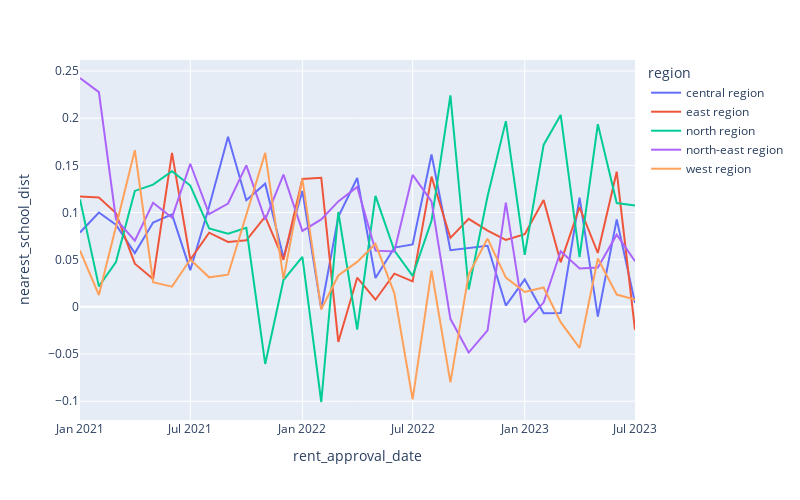

Notebook cell for this chart:
### Code cell
train_df_cleaned_final.groupby(['rent_approval_date', 'region'])[['psqm', 'nearest_school_dist']].corr().iloc[0::2,-1].reset_index().plot.line(x='rent_approval_date', y='nearest_school_dist', color='region', width=800, height=500)

### Figure 1 — Plotly figure (JSON) as saved in the notebook; plotly's stock layout.template omitted (floating-point values rounded to 4 significant figures)
{"data": [{"hovertemplate": "region=central region<br>rent_approval_date=%{x}<br>nearest_school_dist=%{y}<extra></extra>", "legendgroup": "central region", "line": {"color": "#636efa", "dash": "solid"}, "marker": {"symbol": "circle"}, "mode": "lines", "name": "central region", "orientation": "v", "showlegend": true, "type": "scatter", "x": ["2021-01", "2021-02", "2021-03", "2021-04", "2021-05", "2021-06", "2021-07", "2021-08", "2021-09", "2021-10", "2021-11", "2021-12", "2022-01", "2022-02", "2022-03", "2022-04", "2022-05", "2022-06", "2022-07", "2022-08", "2022-09", "2022-10", "2022-11", "2022-12", "2023-01", "2023-02", "2023-03", "2023-04", "2023-05", "2023-06", "2023-07"], "xaxis": "x", "y": [0.07881, 0.1001, 0.08707, 0.05696, 0.08933, 0.09797, 0.03889, 0.1064, 0.1803, 0.113, 0.1306, 0.05223, 0.1229, -0.002316, 0.09547, 0.1366, 0.03051, 0.06281, 0.06612, 0.1615, 0.06009, 0.06208, 0.06482, 0.001377, 0.02906, -0.006681, -0.006558, 0.1158, -0.0103, 0.0926, 0.004212], "yaxis": "y"}, {"hovertemplate": "region=east region<br>rent_approval_date=%{x}<br>nearest_school_dist=%{y}<extra></extra>", "legendgroup": "east region", "line": {"color": "#EF553B", "dash": "solid"}, "marker": {"symbol": "circle"}, "mode": "lines", "name": "east region", "orientation": "v", "showlegend": true, "type": "scatter", "x": ["2021-01", "2021-02", "2021-03", "2021-04", "2021-05", "2021-06", "2021-07", "2021-08", "2021-09", "2021-10", "2021-11", "2021-12", "2022-01", "2022-02", "2022-03", "2022-04", "2022-05", "2022-06", "2022-07", "2022-08", "2022-09", "2022-10", "2022-11", "2022-12", "2023-01", "2023-02", "2023-03", "2023-04", "2023-05", "2023-06", "2023-07"], "xaxis": "x", "y": [0.1169, 0.116, 0.09938, 0.04578, 0.02956, 0.1632, 0.04991, 0.07862, 0.06888, 0.07055, 0.09556, 0.04987, 0.1355, 0.1369, -0.03716, 0.0309, 0.007546, 0.03522, 0.02697, 0.138, 0.07306, 0.09337, 0.08085, 0.07098, 0.07702, 0.1133, 0.04721, 0.1056, 0.05709, 0.1433, -0.02435], "yaxis": "y"}, {"hovertemplate": "region=north region<br>rent_approval_date=%{x}<br>nearest_school_dist=%{y}<extra></extra>", "legendgroup": "north region", "line": {"color": "#00cc96", "dash": "solid"}, "marker": {"symbol": "circle"}, "mode": "lines", "name": "north region", "orientation": "v", "showlegend": true, "type": "scatter", "x": ["2021-01", "2021-02", "2021-03", "2021-04", "2021-05", "2021-06", "2021-07", "2021-08", "2021-09", "2021-10", "2021-11", "2021-12", "2022-01", "2022-02", "2022-03", "2022-04", "2022-05", "2022-06", "2022-07", "2022-08", "2022-09", "2022-10", "2022-11", "2022-12", "2023-01", "2023-02", "2023-03", "2023-04", "2023-05", "2023-06", "2023-07"], "xaxis": "x", "y": [0.114, 0.02175, 0.04753, 0.1229, 0.1295, 0.1438, 0.1286, 0.08316, 0.0776, 0.08386, -0.0605, 0.02846, 0.05301, -0.1009, 0.1006, -0.02399, 0.1177, 0.05964, 0.03285, 0.09124, 0.2241, 0.01843, 0.1172, 0.1969, 0.05508, 0.1717, 0.2034, 0.05284, 0.1937, 0.11, 0.1076], "yaxis": "y"}, {"hovertemplate": "region=north-east region<br>rent_approval_date=%{x}<br>nearest_school_dist=%{y}<extra></extra>", "legendgroup": "north-east region", "line": {"color": "#ab63fa", "dash": "solid"}, "marker": {"symbol": "circle"}, "mode": "lines", "name": "north-east region", "orientation": "v", "showlegend": true, "type": "scatter", "x": ["2021-01", "2021-02", "2021-03", "2021-04", "2021-05", "2021-06", "2021-07", "2021-08", "2021-09", "2021-10", "2021-11", "2021-12", "2022-01", "2022-02", "2022-03", "2022-04", "2022-05", "2022-06", "2022-07", "2022-08", "2022-09", "2022-10", "2022-11", "2022-12", "2023-01", "2023-02", "2023-03", "2023-04", "2023-05", "2023-06", "2023-07"], "xaxis": "x", "y": [0.2426, 0.2276, 0.0929, 0.07017, 0.1104, 0.09454, 0.1517, 0.09827, 0.1095, 0.1499, 0.09241, 0.1403, 0.08055, 0.09276, 0.1118, 0.127, 0.05959, 0.05873, 0.1399, 0.1118, -0.01266, -0.04845, -0.02485, 0.1106, -0.01654, 0.004538, 0.059, 0.04064, 0.04175, 0.07645, 0.04838], "yaxis": "y"}, {"hovertemplate": "region=west region<br>rent_approval_date=%{x}<br>nearest_school_dist=%{y}<extra></extra>", "legendgroup": "west region", "line": {"color": "#FFA15A", "dash": "solid"}, "marker": {"symbol": "circle"}, "mode": "lines", "name": "west region", "orientation": "v", "showlegend": true, "type": "scatter", "x": ["2021-01", "2021-02", "2021-03", "2021-04", "2021-05", "2021-06", "2021-07", "2021-08", "2021-09", "2021-10", "2021-11", "2021-12", "2022-01", "2022-02", "2022-03", "2022-04", "2022-05", "2022-06", "2022-07", "2022-08", "2022-09", "2022-10", "2022-11", "2022-12", "2023-01", "2023-02", "2023-03", "2023-04", "2023-05", "2023-06", "2023-07"], "xaxis": "x", "y": [0.05965, 0.01256, 0.08502, 0.1661, 0.02608, 0.02139, 0.05016, 0.03129, 0.03409, 0.09881, 0.1632, 0.02964, 0.1357, -0.002701, 0.03321, 0.04766, 0.06677, 0.01428, -0.09798, 0.03851, -0.07999, 0.03426, 0.07238, 0.03094, 0.01572, 0.02053, -0.01626, -0.04349, 0.05123, 0.01307, 0.007777], "yaxis": "y"}], "layout": {"height": 500, "legend": {"title": {"text": "region"}, "tracegroupgap": 0}, "margin": {"t": 60}, "width": 800, "xaxis": {"anchor": "y", "domain": [0, 1], "title": {"text": "rent_approval_date"}}, "yaxis": {"anchor": "x", "domain": [0, 1], "title": {"text": "nearest_school_dist"}}}}
